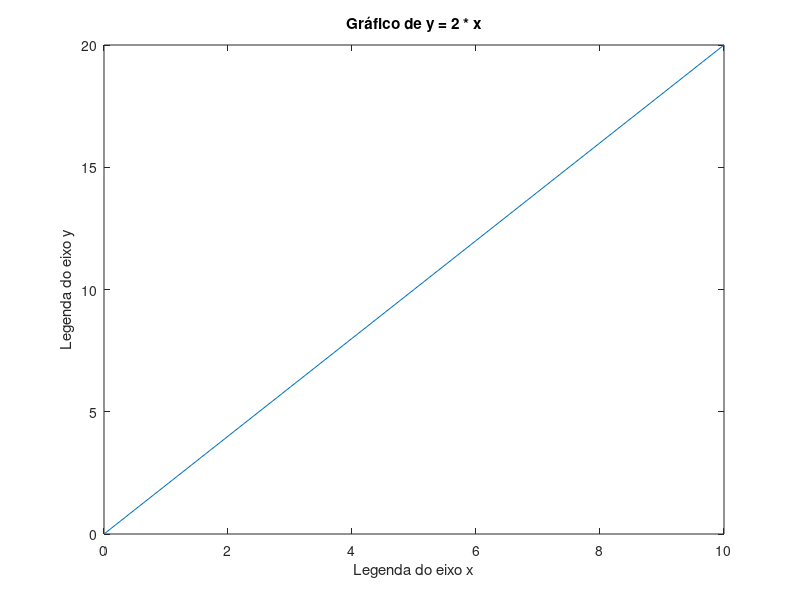

The MATLAB script that drew this image:
% Gerar figura
x = 0:1:10
y = 2 * x

plot(x, y);
xlabel('Legenda do eixo x');
ylabel('Legenda do eixo y');
title('Gráfico de y = 2 * x');